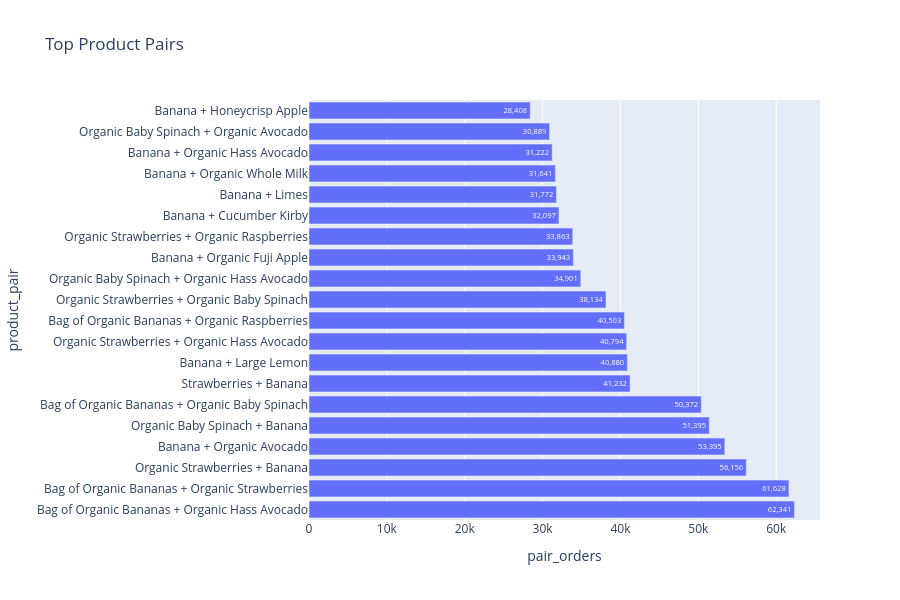

Source (notebook cell):
### Markdown cell above
From top 20 products, we can see that majority of products are produce and also organic

### Code cell
# Top product pairs for same order
product_pairs_query = """
SELECT
    prod1.product_name as p1,
    prod2.product_name as p2,
    COUNT (*) as pair_orders
FROM order_products
INNER JOIN order_products order_products_2
    ON order_products.order_id = order_products_2.order_id
    AND order_products.product_id < order_products_2.product_id
INNER JOIN products prod1
    ON order_products.product_id = prod1.product_id
INNER JOIN products prod2
    ON order_products_2.product_id = prod2.product_id
GROUP BY p1, p2
ORDER BY pair_orders DESC
LIMIT 20
"""

product_pairs_df = con.execute(product_pairs_query).df()
product_pairs_df.to_csv('../data/processed_data/top_product_pairs.csv', index = False)

# Bar Chart of top product pairs
# making new variable of the specific product pair
product_pairs_df['product_pair'] = product_pairs_df['p1'] + ' + ' + product_pairs_df['p2']

fig = px.bar(
    product_pairs_df,
    x='pair_orders',
    y='product_pair',
    orientation='h',
    title='Top Product Pairs',
    text='pair_orders'
)

fig.update_traces(texttemplate='%{text:,}')
fig.update_layout(height=600)

fig.show()

### Figure 1 — Plotly figure (JSON) as saved in the notebook; plotly's stock layout.template omitted (floating-point values rounded to 4 significant figures)
{"data": [{"hovertemplate": "pair_orders=%{text}<br>product_pair=%{y}<extra></extra>", "legendgroup": "", "marker": {"color": "#636efa", "pattern": {"shape": ""}}, "name": "", "orientation": "h", "showlegend": false, "text": [62340.0, 61630.0, 56160.0, 53400.0, 51400.0, 50370.0, 41230.0, 40880.0, 40790.0, 40500.0, 38130.0, 34900.0, 33940.0, 33860.0, 32100.0, 31770.0, 31640.0, 31220.0, 30890.0, 28410.0], "textposition": "auto", "texttemplate": "%{text:,}", "type": "bar", "x": [62341, 61628, 56156, 53395, 51395, 50372, 41232, 40880, 40794, 40503, 38134, 34901, 33943, 33863, 32097, 31772, 31641, 31222, 30889, 28408], "xaxis": "x", "y": ["Bag of Organic Bananas + Organic Hass Avocado", "Bag of Organic Bananas + Organic Strawberries", "Organic Strawberries + Banana", "Banana + Organic Avocado", "Organic Baby Spinach + Banana", "Bag of Organic Bananas + Organic Baby Spinach", "Strawberries + Banana", "Banana + Large Lemon", "Organic Strawberries + Organic Hass Avocado", "Bag of Organic Bananas + Organic Raspberries", "Organic Strawberries + Organic Baby Spinach", "Organic Baby Spinach + Organic Hass Avocado", "Banana + Organic Fuji Apple", "Organic Strawberries + Organic Raspberries", "Banana + Cucumber Kirby", "Banana + Limes", "Banana + Organic Whole Milk", "Banana + Organic Hass Avocado", "Organic Baby Spinach + Organic Avocado", "Banana + Honeycrisp Apple"], "yaxis": "y"}], "layout": {"barmode": "relative", "height": 600, "legend": {"tracegroupgap": 0}, "title": {"text": "Top Product Pairs"}, "xaxis": {"anchor": "y", "domain": [0, 1], "title": {"text": "pair_orders"}}, "yaxis": {"anchor": "x", "domain": [0, 1], "title": {"text": "product_pair"}}}}
